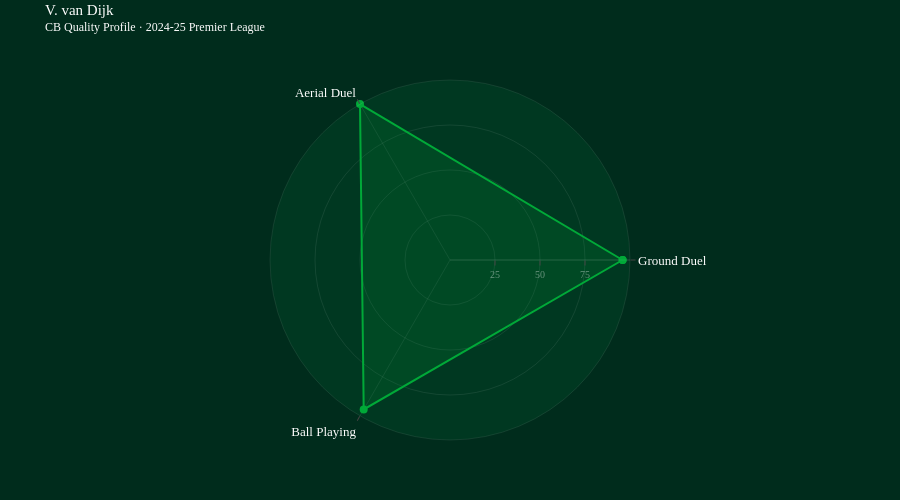

Notebook code cell kept with this figure:
### Markdown cell above
## CB Quality Radar

### Code cell
from utils.radar import plot_cb_quality_radar

# Change player_id to try any CB in the dataset
fig = plot_cb_quality_radar(
    player_id            = 370,  # Virgil van Dijk
    duel_summary         = duel_summary,
    aerial_duel_summary  = aerial_duel_summary_filt,
    ball_playing_summary = bp,
)
fig.show()

### Figure 1 — Plotly figure (JSON) as saved in the notebook; plotly's stock layout.template omitted (floating-point values rounded to 4 significant figures)
{"data": [{"fill": "toself", "fillcolor": "rgba(0,169,56,0.15)", "line": {"color": "#00A938", "width": 2}, "marker": {"color": "#00A938", "size": 8}, "mode": "lines+markers", "name": "V. van Dijk", "r": [95.89, 100, 95.89, 95.89], "theta": ["Ground\nDuel", "Aerial\nDuel", "Ball\nPlaying", "Ground\nDuel"], "type": "scatterpolar"}], "layout": {"height": 500, "legend": {"font": {"color": "#ffffff", "family": "Gilroy-Light", "size": 11}, "x": 0.5, "xanchor": "center", "y": -0.1, "yanchor": "bottom"}, "margin": {"b": 60, "l": 60, "r": 60, "t": 80}, "paper_bgcolor": "#002c1c", "plot_bgcolor": "#002c1c", "polar": {"angularaxis": {"gridcolor": "rgba(255,255,255,0.08)", "linecolor": "rgba(255,255,255,0.08)", "tickfont": {"color": "#ffffff", "family": "Gilroy-Medium", "size": 13}}, "bgcolor": "#003821", "radialaxis": {"gridcolor": "rgba(255,255,255,0.08)", "linecolor": "rgba(255,255,255,0.08)", "range": [0, 100], "tickfont": {"color": "rgba(255,255,255,0.4)", "family": "Gilroy-Light", "size": 10}, "ticktext": ["25", "50", "75"], "tickvals": [25, 50, 75], "visible": true}}, "title": {"font": {"color": "#ffffff", "family": "Gilroy-Medium", "size": 12}, "text": "<span style='font-size:15px'>V. van Dijk</span><br><span style='font-size:12px'>CB Quality Profile · 2024-25 Premier League</span>", "x": 0.05, "xanchor": "left", "y": 0.97, "yanchor": "top"}}}
